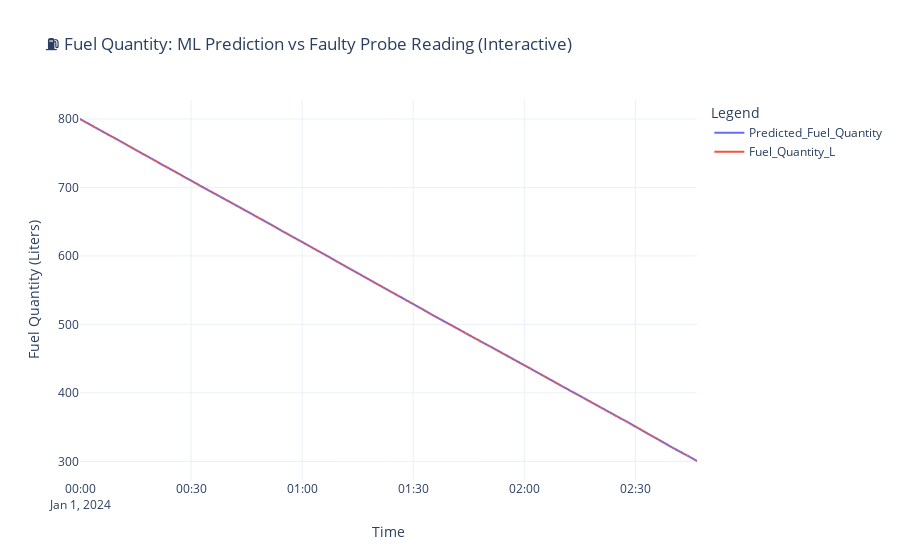

Source (notebook cell):
### Code cell
import pandas as pd
import plotly.express as px

# === Load prediction results ===
df = pd.read_csv("fuel_data_with_predictions.csv")

# === Create synthetic timestamps ===
df['timestamp'] = pd.date_range(start='2024-01-01', periods=len(df), freq='1s')

# === Prepare data for Plotly ===
fig = px.line(
    df,
    x='timestamp',
    y=['Predicted_Fuel_Quantity', 'Fuel_Quantity_L'],
    labels={
        "timestamp": "Time",
        "value": "Fuel Quantity (Liters)",
        "variable": "Reading Type"
    },
    title="⛽ Fuel Quantity: ML Prediction vs Faulty Probe Reading (Interactive)"
)

# === Show chart ===
fig.update_traces(line=dict(width=2))
fig.update_layout(
    legend_title="Legend",
    hovermode="x unified",
    template="plotly_white"
)
fig.show()

### Figure 1 — Plotly figure (JSON) as saved in the notebook; plotly's stock layout.template omitted (floating-point values rounded to 4 significant figures; data arrays with more than 128 entries replaced by an {"elided": "..."} marker saying what was removed)
{"data": [{"hovertemplate": "Reading Type=Predicted_Fuel_Quantity<br>Time=%{x}<br>Fuel Quantity (Liters)=%{y}<extra></extra>", "legendgroup": "Predicted_Fuel_Quantity", "line": {"color": "#636efa", "dash": "solid", "width": 2}, "marker": {"symbol": "circle"}, "mode": "lines", "name": "Predicted_Fuel_Quantity", "showlegend": true, "type": "scattergl", "x": {"elided": "10000 str values"}, "xaxis": "x", "y": {"elided": "10000 float values"}, "yaxis": "y"}, {"hovertemplate": "Reading Type=Fuel_Quantity_L<br>Time=%{x}<br>Fuel Quantity (Liters)=%{y}<extra></extra>", "legendgroup": "Fuel_Quantity_L", "line": {"color": "#EF553B", "dash": "solid", "width": 2}, "marker": {"symbol": "circle"}, "mode": "lines", "name": "Fuel_Quantity_L", "showlegend": true, "type": "scattergl", "x": {"elided": "10000 str values"}, "xaxis": "x", "y": {"elided": "10000 float values"}, "yaxis": "y"}], "layout": {"hovermode": "x unified", "legend": {"title": {"text": "Legend"}, "tracegroupgap": 0}, "title": {"text": "⛽ Fuel Quantity: ML Prediction vs Faulty Probe Reading (Interactive)"}, "xaxis": {"anchor": "y", "domain": [0, 1], "title": {"text": "Time"}}, "yaxis": {"anchor": "x", "domain": [0, 1], "title": {"text": "Fuel Quantity (Liters)"}}}}
